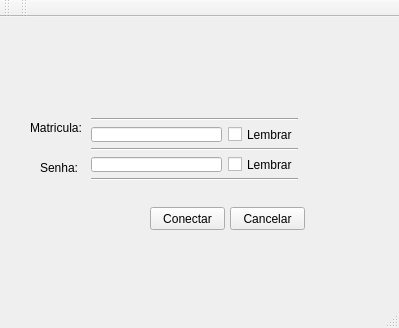
<?xml version="1.0" encoding="UTF-8"?>
<ui version="4.0">
 <class>MainWindow</class>
 <widget class="QMainWindow" name="MainWindow">
  <property name="geometry">
   <rect>
    <x>0</x>
    <y>0</y>
    <width>399</width>
    <height>328</height>
   </rect>
  </property>
  <property name="windowTitle">
   <string>MainWindow</string>
  </property>
  <widget class="QWidget" name="centralWidget">
   <widget class="QLabel" name="label">
    <property name="geometry">
     <rect>
      <x>30</x>
      <y>100</y>
      <width>51</width>
      <height>21</height>
     </rect>
    </property>
    <property name="text">
     <string>Matricula:</string>
    </property>
   </widget>
   <widget class="QLabel" name="label_2">
    <property name="geometry">
     <rect>
      <x>40</x>
      <y>140</y>
      <width>41</width>
      <height>21</height>
     </rect>
    </property>
    <property name="text">
     <string>Senha:</string>
    </property>
   </widget>
   <widget class="QWidget" name="layoutWidget">
    <property name="geometry">
     <rect>
      <x>80</x>
      <y>90</y>
      <width>229</width>
      <height>85</height>
     </rect>
    </property>
    <layout class="QVBoxLayout" name="verticalLayout">
     <item>
      <widget class="Line" name="line_3">
       <property name="orientation">
        <enum>Qt::Horizontal</enum>
       </property>
      </widget>
     </item>
     <item>
      <layout class="QHBoxLayout" name="horizontalLayout">
       <item>
        <widget class="QLineEdit" name="lineEdit"/>
       </item>
       <item>
        <widget class="QCheckBox" name="Box_login">
         <property name="text">
          <string>Lembrar</string>
         </property>
        </widget>
       </item>
      </layout>
     </item>
     <item>
      <widget class="Line" name="line">
       <property name="orientation">
        <enum>Qt::Horizontal</enum>
       </property>
      </widget>
     </item>
     <item>
      <layout class="QHBoxLayout" name="horizontalLayout_2">
       <item>
        <widget class="QLineEdit" name="line_senha"/>
       </item>
       <item>
        <widget class="QCheckBox" name="box_senha">
         <property name="text">
          <string>Lembrar</string>
         </property>
        </widget>
       </item>
      </layout>
     </item>
     <item>
      <widget class="Line" name="line_2">
       <property name="orientation">
        <enum>Qt::Horizontal</enum>
       </property>
      </widget>
     </item>
    </layout>
   </widget>
   <widget class="QPushButton" name="pushButton">
    <property name="geometry">
     <rect>
      <x>150</x>
      <y>190</y>
      <width>75</width>
      <height>23</height>
     </rect>
    </property>
    <property name="text">
     <string>Conectar</string>
    </property>
   </widget>
   <widget class="QPushButton" name="pushButton_2">
    <property name="geometry">
     <rect>
      <x>230</x>
      <y>190</y>
      <width>75</width>
      <height>23</height>
     </rect>
    </property>
    <property name="text">
     <string>Cancelar</string>
    </property>
    <property name="checkable">
     <bool>false</bool>
    </property>
   </widget>
   <zorder>layoutWidget</zorder>
   <zorder>label</zorder>
   <zorder>label_2</zorder>
   <zorder>pushButton</zorder>
   <zorder>pushButton_2</zorder>
  </widget>
  <widget class="QToolBar" name="mainToolBar">
   <attribute name="toolBarArea">
    <enum>TopToolBarArea</enum>
   </attribute>
   <attribute name="toolBarBreak">
    <bool>false</bool>
   </attribute>
  </widget>
  <widget class="QStatusBar" name="statusBar"/>
  <widget class="QToolBar" name="toolBar">
   <property name="windowTitle">
    <string>toolBar</string>
   </property>
   <attribute name="toolBarArea">
    <enum>TopToolBarArea</enum>
   </attribute>
   <attribute name="toolBarBreak">
    <bool>false</bool>
   </attribute>
  </widget>
 </widget>
 <layoutdefault spacing="6" margin="11"/>
 <resources/>
 <connections/>
</ui>
